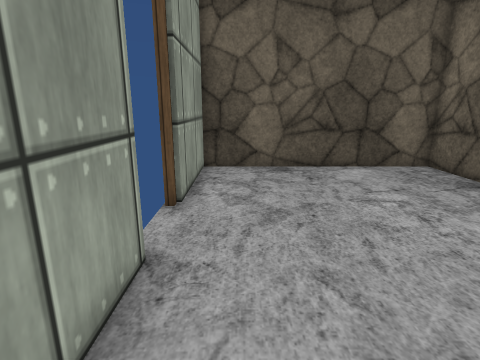
View 1 (above)

16 first-person views from a walk through a Unity game level. The camera is 1.2 m above the floor, tilts 14° down and sees 80° across. Doors are open. The floor is counted in squares, 0.5 m on a side. Each view is taken from the middle of a square. On the plan, view 1 faces up. The plan holds only what a view shows up to about 18 squares ahead; the rest is blank. The place goes on beyond the plan. The player character is not drawn. Some surface patterns are stand-ins.

View 2
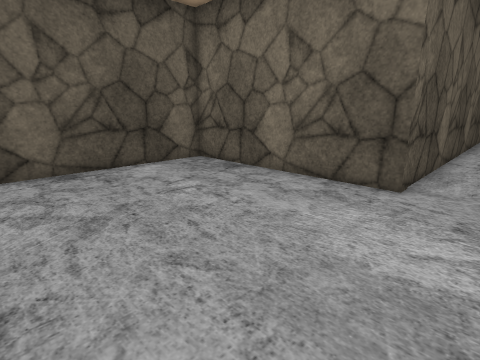

View 3
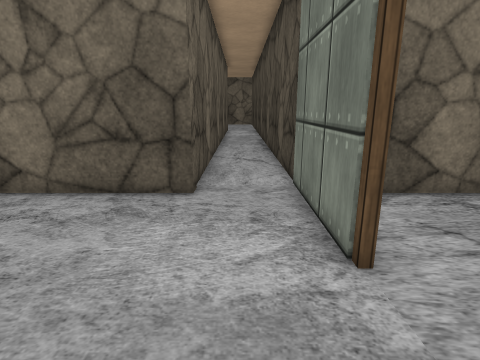

View 4
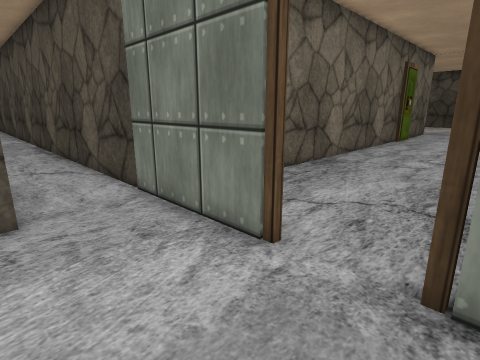

View 5
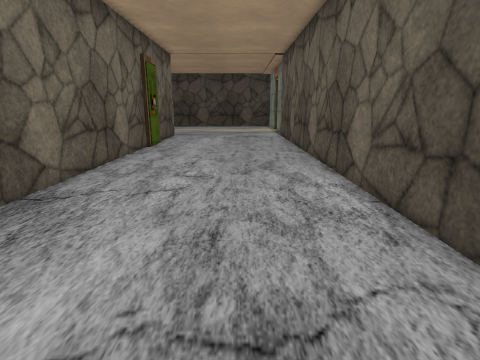

View 6
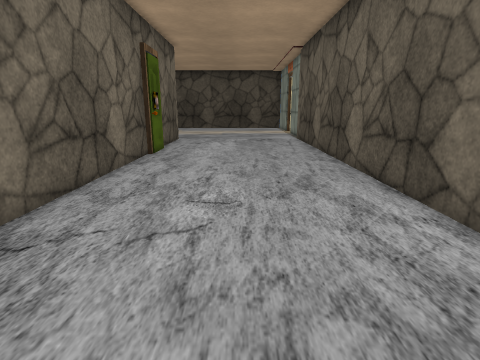

View 7
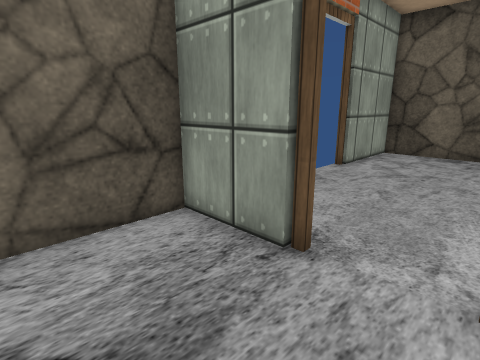

View 8
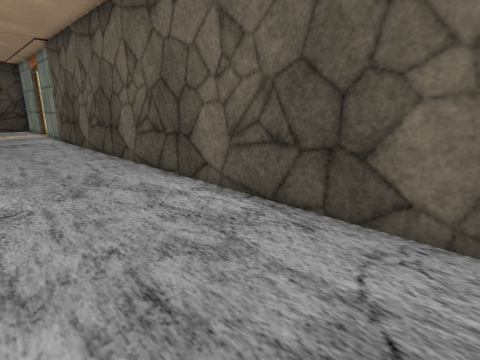

View 9
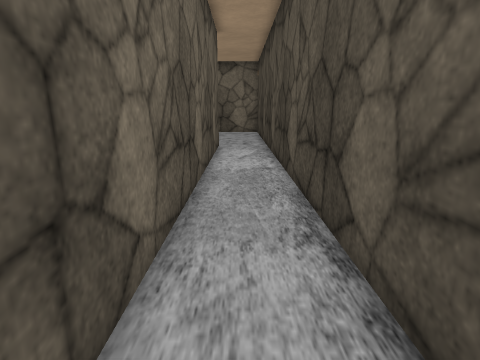

View 10
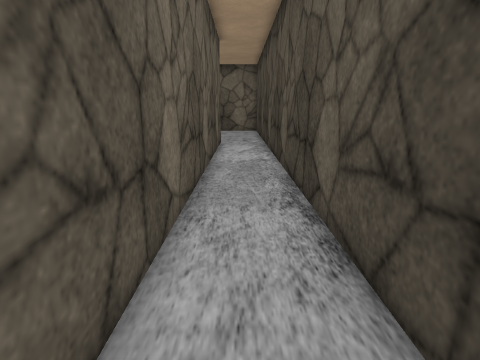

View 11
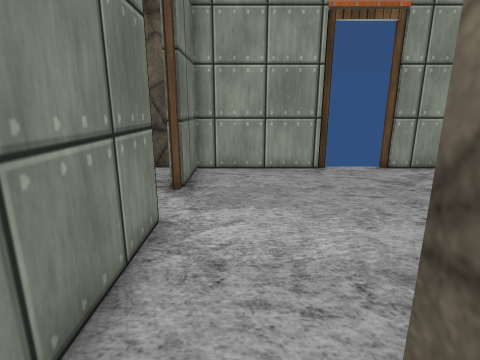

View 12
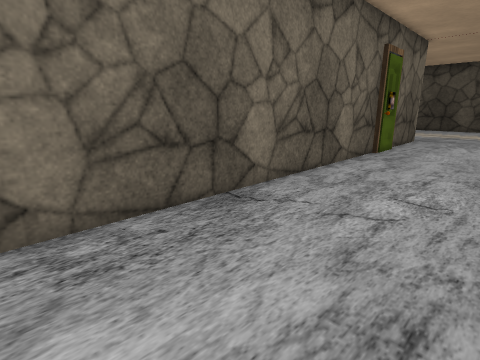

View 13
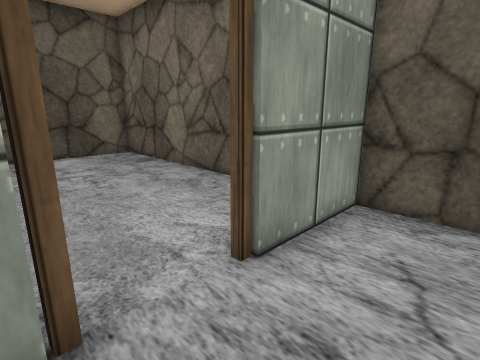

View 14
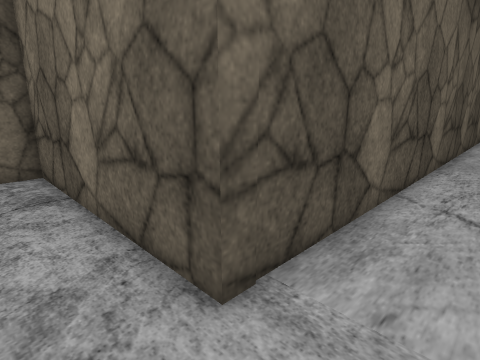

View 15
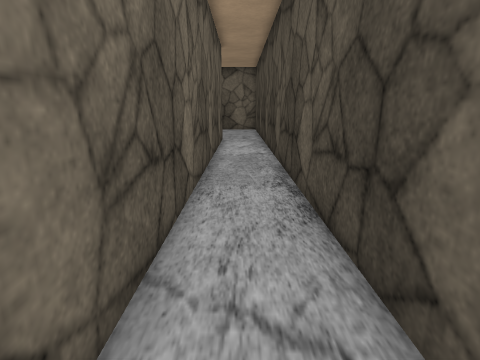

View 16
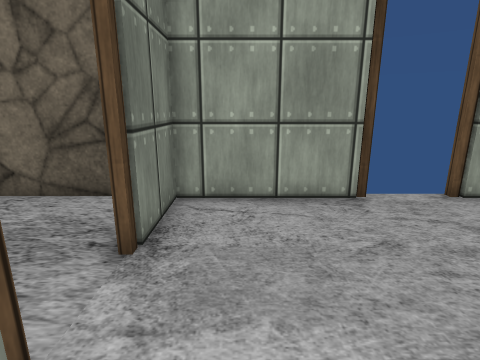

### Floor plan
Key: @ floor where view 1 was taken; # wall or solid block; . floor; D open door.
Columns run from 2 left of view 1 to 30 right of it. Each row starts with its distance up from view 1.
 12 ###########
 11 #.........#
 10 #.........#
  9 #.........#
  8 #.........#
  7 D.........#
  6 DD........#
  5 DD........#
  4 #.........#
  3 #.........#
  2 #.........#######################
  1 #................................
  0 #.@..............................
 -1 ####..###########################
 -2 #.........#
 -3 #.........#
 -4 #.........#
 -5 #.........#
 -6 #.........#
 -7 #.........#
 -8 #.........#
 -9 #.........#
-10 #.........#
-11 #.........#
-12 #.........#
-13 #.........#
-14 #.........#
-15 #.........#
-16 #.........#
-17 #.........#
-18 #.........#
-19 #.........#
-20 #.........#
-21 #.........#
-22 #.........#
-23 #.........#

Where each view was taken, in squares from view 1:
view 1: 0 up, 0 right, facing up
view 2: 0 up, 1 left, facing up-right
view 3: 1 up, 0 right, facing right
view 4: 3 up, 1 right, facing down-right
view 5: 2 down, 2 right, facing down
view 6: 5 down, 3 right, facing down
view 7: 5 down, 4 right, facing up-left
view 8: 4 down, 4 right, facing down-left
view 9: 1 up, 15 right, facing right
view 10: 1 up, 13 right, facing right
view 11: 1 up, 10 right, facing left
view 12: 4 down, 2 right, facing down-right
view 13: 4 down, 1 right, facing up-right
view 14: 0 up, 6 right, facing up-right
view 15: 1 up, 11 right, facing right
view 16: 1 up, 6 right, facing left
